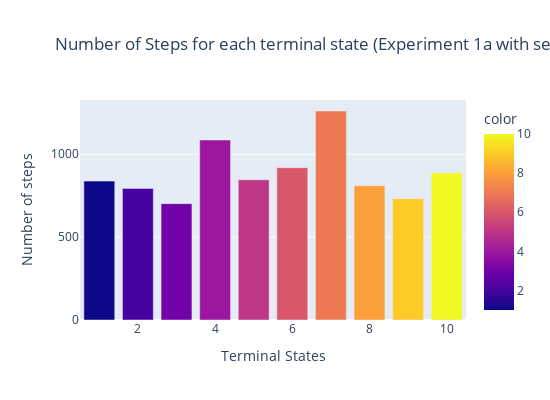

Write notebook code for a chart like this one.
### Code cell
# EXPERIMENT 1a with seed 1

x_values = terminalStates_data.index + 1
fig = px.bar(terminalStates_data, x=x_values, y='Steps', color=x_values, title='Number of Steps for each terminal state (Experiment 1a with seed 1 and SS space)')
fig.update_layout(xaxis_title='Terminal States', yaxis_title='Number of steps', width=550, height=400)
fig.show()

### Figure 1 — Plotly figure (JSON) as saved in the notebook; plotly's stock layout.template omitted (floating-point values rounded to 4 significant figures)
{"data": [{"alignmentgroup": "True", "hovertemplate": "x=%{x}<br>Steps=%{y}<br>color=%{marker.color}<extra></extra>", "legendgroup": "", "marker": {"color": [1, 2, 3, 4, 5, 6, 7, 8, 9, 10], "coloraxis": "coloraxis", "pattern": {"shape": ""}}, "name": "", "offsetgroup": "", "orientation": "v", "showlegend": false, "textposition": "auto", "type": "bar", "x": [1, 2, 3, 4, 5, 6, 7, 8, 9, 10], "xaxis": "x", "y": [838, 794, 702, 1086, 846, 919, 1261, 810, 732, 887], "yaxis": "y"}], "layout": {"barmode": "relative", "coloraxis": {"colorbar": {"title": {"text": "color"}}, "colorscale": [[0, "#0d0887"], [0.1111, "#46039f"], [0.2222, "#7201a8"], [0.3333, "#9c179e"], [0.4444, "#bd3786"], [0.5556, "#d8576b"], [0.6667, "#ed7953"], [0.7778, "#fb9f3a"], [0.8889, "#fdca26"], [1, "#f0f921"]]}, "height": 400, "legend": {"tracegroupgap": 0}, "title": {"text": "Number of Steps for each terminal state (Experiment 1a with seed 1 and SS space)", "x": 0.1}, "width": 550, "xaxis": {"anchor": "y", "domain": [0, 1], "title": {"text": "Terminal States"}}, "yaxis": {"anchor": "x", "domain": [0, 1], "title": {"text": "Number of steps"}}}}
